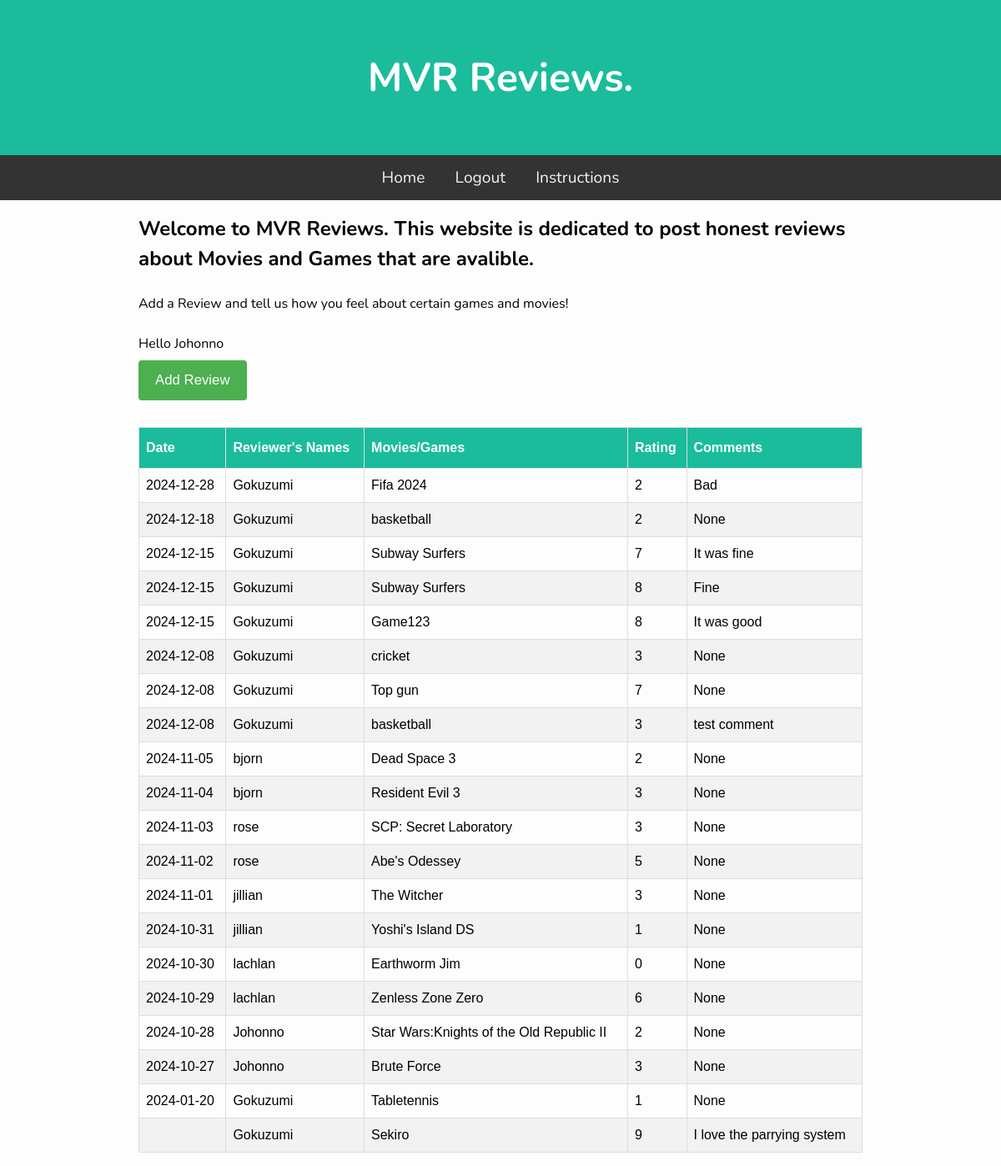
Screenshot of / (signed in) with the database file from the repository.
### tables this page shows
CREATE TABLE Users(id INTEGER PRIMARy KEY AUTOINCREMENT,
                    username TEXT UNIQUE NOT NULL,
                    password NOT NULL);

CREATE TABLE "Reviews"(id INTEGER PRIMARY KEY AUTOINCREMENT,
                    user_id INTEGER,
                    date DATE NOT NULL,
                    score INTEGER,
                    game TEXT NOT NULL, COMMENTS TEXT);

### main.py (the view)
@app.route("/")
def Home():
    reviewData = db.GetAllReviews()
    return render_template("index.html", reviews=reviewData)

### db.py (called while the page is built)
def GetDB():
    db = sqlite3.connect(".database/mvr.db")
    db.row_factory = sqlite3.Row
    return db

def GetAllReviews():
    db = GetDB()
    reviews = db.execute("""SELECT Reviews.date, Reviews.game, Reviews.score, Users.username, Reviews.comments
                            FROM Reviews JOIN Users ON Reviews.user_id = Users.id
                            ORDER BY date DESC""").fetchall()
    db.close()
    return reviews

### templates/index.html
{% extends "base.html" %}
{% block content %}
<h2>Welcome to MVR Reviews. This website is dedicated to post honest reviews about Movies and Games that are avalible.</h2>
<div class="container">
    <p><br> Add a Review and tell us how you feel about certain games and movies!</br></p>
    {% if session['username'] %}
        <br>
        <p>Hello {{ session['username'] }}</p>
        <a href="/add"><button>Add Review</button></a>
    {% endif %}
</div>
<br>
<table class="review_table">
    <thead>
        <th>Date</th>
        <th>Reviewer's Names</th>
        <th>Movies/Games</th>
        <th>Rating</th>
        <th>Comments</th>
    </thead>
    <tbody>
        {% for review in reviews %}
        <tr>
            <td>{{ review['date'] }}</td>
            <td>{{ review['username'] }}</td>
            <td>{{ review['game'] }}</td>
            <td>{{ review['score'] }}</td>
            <td>{{review['comments']}}</td>
        </tr>
        {% endfor %}
    </tbody>
</table>
{% endblock %}

### static/css/style.css (style rules this page uses)
* { padding: 0; margin: 0; box-sizing: border-box; }
body { background: #fdfdfd; font-family: "Nunito", sans-serif; font-size: 1rem; }
.review_table { font-family: Arial, Helvetica, sans-serif; border-collapse: collapse; width: 100%; }
.review_table td, .review_table th { border: 1px solid #ddd; padding: 8px; }
.review_table tr:nth-child(even) { background-color: #f2f2f2; }
.review_table th { padding-top: 12px; padding-bottom: 12px; text-align: left; background-color: #1abc9c; color: white; }
button { background-color: #4CAF50; color: white; padding: 14px 20px; margin: 8px 0; border: none; border-radius: 4px; cursor: pointer; font-size: 1.05em; }

### rows the page displays
Users: username "Johonno"
Reviews: date "2024-12-28", username "Gokuzumi", game "Fifa 2024", score "2", comments "Bad"
Reviews: date "2024-12-18", username "Gokuzumi", game "basketball", score "2", comments "None"
Reviews: date "2024-12-15", username "Gokuzumi", game "Subway Surfers", score "7", comments "It was fine"
Reviews: date "2024-12-15", username "Gokuzumi", game "Subway Surfers", score "8", comments "Fine"
Reviews: date "2024-12-15", username "Gokuzumi", game "Game123", score "8", comments "It was good"
Reviews: date "2024-12-08", username "Gokuzumi", game "cricket", score "3", comments "None"
Reviews: date "2024-12-08", username "Gokuzumi", game "Top gun", score "7", comments "None"
Reviews: date "2024-12-08", username "Gokuzumi", game "basketball", score "3", comments "test comment"
Reviews: date "2024-11-05", username "bjorn", game "Dead Space 3", score "2", comments "None"
Reviews: date "2024-11-04", username "bjorn", game "Resident Evil 3", score "3", comments "None"
Reviews: date "2024-11-03", username "rose", game "SCP: Secret Laboratory", score "3", comments "None"
Reviews: date "2024-11-02", username "rose", game "Abe's Odessey", score "5", comments "None"
Reviews: date "2024-11-01", username "jillian", game "The Witcher", score "3", comments "None"
Reviews: date "2024-10-31", username "jillian", game "Yoshi's Island DS", score "1", comments "None"
Reviews: date "2024-10-30", username "lachlan", game "Earthworm Jim", score "0", comments "None"
Reviews: date "2024-10-29", username "lachlan", game "Zenless Zone Zero", score "6", comments "None"
Reviews: date "2024-10-28", username "Johonno", game "Star Wars:Knights of the Old Republic II", score "2", comments "None"
Reviews: date "2024-10-27", username "Johonno", game "Brute Force", score "3", comments "None"
Reviews: date "2024-01-20", username "Gokuzumi", game "Tabletennis", score "1", comments "None"
Reviews: username "Gokuzumi", game "Sekiro", score "9", comments "I love the parrying system"
